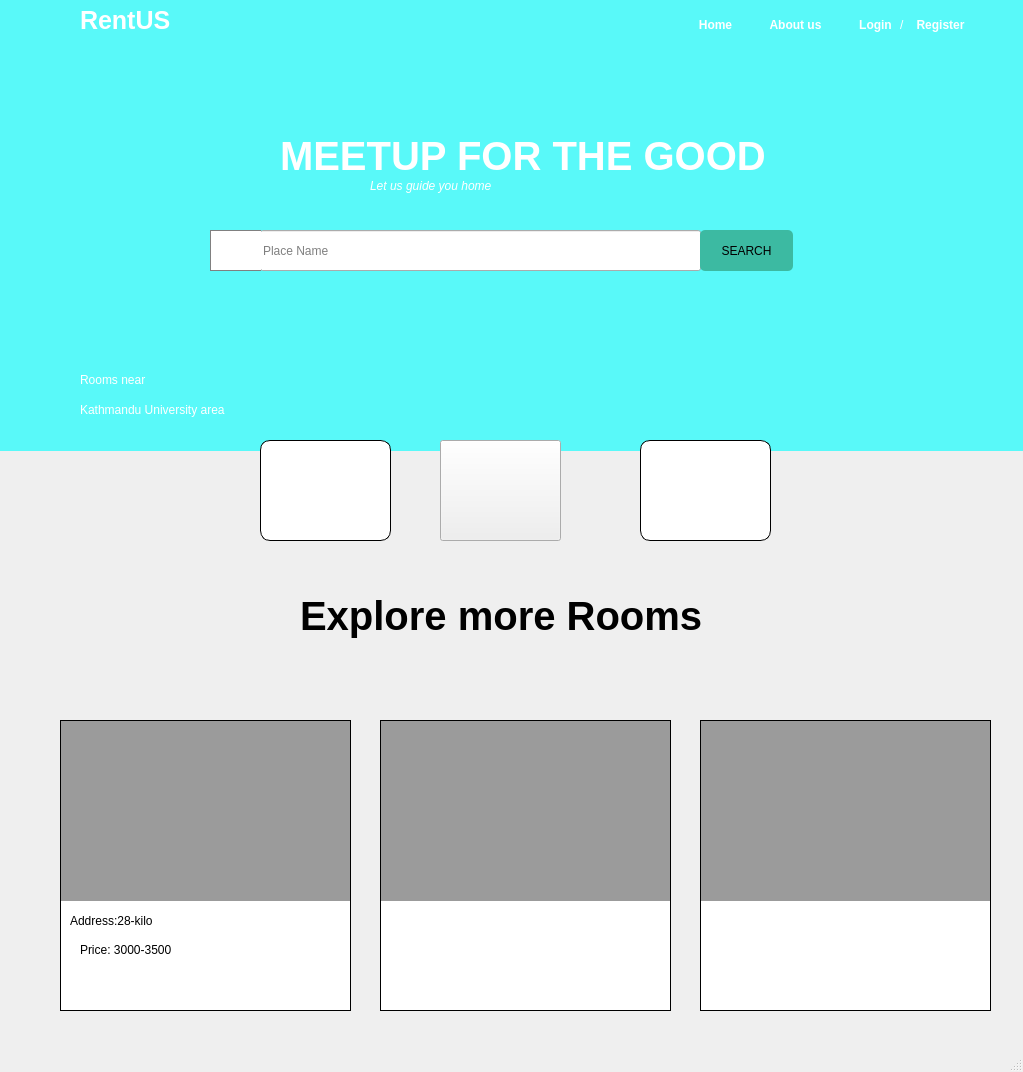
<?xml version="1.0" encoding="UTF-8"?>
<ui version="4.0">
 <class>MainWindow</class>
 <widget class="QMainWindow" name="MainWindow">
  <property name="geometry">
   <rect>
    <x>0</x>
    <y>0</y>
    <width>1023</width>
    <height>1072</height>
   </rect>
  </property>
  <property name="windowTitle">
   <string>MainWindow</string>
  </property>
  <widget class="QWidget" name="centralwidget">
   <widget class="QLabel" name="label">
    <property name="geometry">
     <rect>
      <x>0</x>
      <y>-10</y>
      <width>1021</width>
      <height>461</height>
     </rect>
    </property>
    <property name="styleSheet">
     <string notr="true">border-image: url(:/image/house.jpeg);</string>
    </property>
    <property name="text">
     <string/>
    </property>
   </widget>
   <widget class="QLabel" name="label_2">
    <property name="geometry">
     <rect>
      <x>-8</x>
      <y>0</y>
      <width>1031</width>
      <height>451</height>
     </rect>
    </property>
    <property name="styleSheet">
     <string notr="true">background-color:rgba(0,255,255,160);</string>
    </property>
    <property name="text">
     <string/>
    </property>
   </widget>
   <widget class="QLabel" name="label_3">
    <property name="geometry">
     <rect>
      <x>80</x>
      <y>10</y>
      <width>91</width>
      <height>21</height>
     </rect>
    </property>
    <property name="styleSheet">
     <string notr="true">
font: 9pt ;
color:white;
font:25px;
font:bold;
</string>
    </property>
    <property name="text">
     <string>RentUS</string>
    </property>
   </widget>
   <widget class="QLabel" name="label_5">
    <property name="geometry">
     <rect>
      <x>280</x>
      <y>120</y>
      <width>601</width>
      <height>71</height>
     </rect>
    </property>
    <property name="styleSheet">
     <string notr="true">color:white;
font:40px;
font:bold;
font: &quot;Centaur&quot;;
font:bold;</string>
    </property>
    <property name="text">
     <string>MEETUP FOR THE GOOD</string>
    </property>
   </widget>
   <widget class="QLabel" name="label_6">
    <property name="geometry">
     <rect>
      <x>370</x>
      <y>170</y>
      <width>201</width>
      <height>31</height>
     </rect>
    </property>
    <property name="styleSheet">
     <string notr="true">color:white;

font:italic;
font: 700 italic 10pt &quot;Segoe UI&quot;;
</string>
    </property>
    <property name="text">
     <string>Let us guide you home</string>
    </property>
   </widget>
   <widget class="QLineEdit" name="lineEdit">
    <property name="geometry">
     <rect>
      <x>260</x>
      <y>230</y>
      <width>441</width>
      <height>41</height>
     </rect>
    </property>
    <property name="placeholderText">
     <string>Place Name</string>
    </property>
   </widget>
   <widget class="QPushButton" name="pushButton">
    <property name="geometry">
     <rect>
      <x>700</x>
      <y>230</y>
      <width>93</width>
      <height>41</height>
     </rect>
    </property>
    <property name="styleSheet">
     <string notr="true">QPushButton:pressed {
    background-color: qlineargradient(spread:pad, x1:0, y1:0, x2:0, y2:1,   stop:0 rgba(60, 186, 162, 255), stop:1 rgba(98, 211, 162, 255))
}
QPushButton {
     background-color: #3cbaa2; border: 1px solid black;
border:no;
     border-radius: 5px;
}
QPushButton:hover{
 background-color: qlineargradient(spread:pad, x1:0, y1:0, x2:0, y2:1,   stop:0 rgba(60, 186, 162, 255), stop:1 rgba(98, 211, 170 ,255))

}</string>
    </property>
    <property name="text">
     <string>SEARCH</string>
    </property>
   </widget>
   <widget class="QLabel" name="label_7">
    <property name="geometry">
     <rect>
      <x>210</x>
      <y>230</y>
      <width>51</width>
      <height>41</height>
     </rect>
    </property>
    <property name="styleSheet">
     <string notr="true">background:rgb(255, 255, 255);
border-left:0.5px solid grey;
border-top:0.5px solid grey;
border-bottom:0.6px solid grey;</string>
    </property>
    <property name="text">
     <string/>
    </property>
   </widget>
   <widget class="QLabel" name="label_8">
    <property name="geometry">
     <rect>
      <x>220</x>
      <y>239</y>
      <width>31</width>
      <height>21</height>
     </rect>
    </property>
    <property name="styleSheet">
     <string notr="true">border-image: url(:/image/iconn.png);</string>
    </property>
    <property name="text">
     <string/>
    </property>
   </widget>
   <widget class="QLabel" name="label_9">
    <property name="geometry">
     <rect>
      <x>80</x>
      <y>370</y>
      <width>121</width>
      <height>20</height>
     </rect>
    </property>
    <property name="styleSheet">
     <string notr="true">color:white;
font: 13pt bold &quot;Centaur&quot;;</string>
    </property>
    <property name="text">
     <string>Rooms near</string>
    </property>
   </widget>
   <widget class="QLabel" name="label_10">
    <property name="geometry">
     <rect>
      <x>80</x>
      <y>400</y>
      <width>271</width>
      <height>20</height>
     </rect>
    </property>
    <property name="styleSheet">
     <string notr="true">color:white;
font: 14pt bold &quot;Centaur&quot;;</string>
    </property>
    <property name="text">
     <string>Kathmandu University area</string>
    </property>
   </widget>
   <widget class="QLabel" name="label_13">
    <property name="geometry">
     <rect>
      <x>640</x>
      <y>440</y>
      <width>131</width>
      <height>101</height>
     </rect>
    </property>
    <property name="styleSheet">
     <string notr="true">QLabel{
	border-image: url(:/image/download.jpeg);
background-color:white;
border:1px solid black;
border-radius:10px;
}
QLabel:hover{
 border:2px solid green;}</string>
    </property>
    <property name="text">
     <string/>
    </property>
   </widget>
   <widget class="QPushButton" name="pushButton_2">
    <property name="geometry">
     <rect>
      <x>760</x>
      <y>10</y>
      <width>71</width>
      <height>29</height>
     </rect>
    </property>
    <property name="styleSheet">
     <string notr="true">QPushButton {
color:white;
font:bold;
     background-color: none; border: 1px solid black;
border:no;
     border-radius: 5px;}

QPushButton:hover{
 background-color: qlineargradient(spread:pad, x1:0, y1:0, x2:0, y2:1,   stop:0 rgba(60, 186, 162, 255), stop:1 rgba(98, 211, 170 ,255))}</string>
    </property>
    <property name="text">
     <string>About us</string>
    </property>
   </widget>
   <widget class="QPushButton" name="pushButton_3">
    <property name="geometry">
     <rect>
      <x>850</x>
      <y>10</y>
      <width>51</width>
      <height>29</height>
     </rect>
    </property>
    <property name="styleSheet">
     <string notr="true">QPushButton {
color:white;
font:bold;
     background-color: none; border: 1px solid black;
border:no;
     border-radius: 5px;}

QPushButton:hover{
 background-color: qlineargradient(spread:pad, x1:0, y1:0, x2:0, y2:1,   stop:0 rgba(60, 186, 162, 255), stop:1 rgba(98, 211, 170 ,255))}</string>
    </property>
    <property name="text">
     <string>Login</string>
    </property>
   </widget>
   <widget class="QLabel" name="label_4">
    <property name="geometry">
     <rect>
      <x>900</x>
      <y>9</y>
      <width>16</width>
      <height>31</height>
     </rect>
    </property>
    <property name="styleSheet">
     <string notr="true">color:white;</string>
    </property>
    <property name="text">
     <string>/</string>
    </property>
   </widget>
   <widget class="QPushButton" name="pushButton_4">
    <property name="geometry">
     <rect>
      <x>910</x>
      <y>10</y>
      <width>61</width>
      <height>29</height>
     </rect>
    </property>
    <property name="styleSheet">
     <string notr="true">QPushButton {
color:white;
font:bold;
     background-color: none; border: 1px solid black;
border:no;
     border-radius: 5px;}

QPushButton:hover{
 background-color: qlineargradient(spread:pad, x1:0, y1:0, x2:0, y2:1,   stop:0 rgba(60, 186, 162, 255), stop:1 rgba(98, 211, 170 ,255))}</string>
    </property>
    <property name="text">
     <string>Register</string>
    </property>
   </widget>
   <widget class="QPushButton" name="pushButton_5">
    <property name="geometry">
     <rect>
      <x>690</x>
      <y>10</y>
      <width>51</width>
      <height>29</height>
     </rect>
    </property>
    <property name="styleSheet">
     <string notr="true">QPushButton {
color:white;
font:bold;
     background-color: none; border: 1px solid black;
border:no;
     border-radius: 5px;}

QPushButton:hover{
 background-color: qlineargradient(spread:pad, x1:0, y1:0, x2:0, y2:1,   stop:0 rgba(60, 186, 162, 255), stop:1 rgba(98, 211, 170 ,255))}</string>
    </property>
    <property name="text">
     <string>Home</string>
    </property>
   </widget>
   <widget class="QLabel" name="label_14">
    <property name="geometry">
     <rect>
      <x>300</x>
      <y>580</y>
      <width>511</width>
      <height>71</height>
     </rect>
    </property>
    <property name="styleSheet">
     <string notr="true">font:40px;
font:bold;</string>
    </property>
    <property name="text">
     <string>Explore more Rooms</string>
    </property>
   </widget>
   <widget class="QLabel" name="label_15">
    <property name="geometry">
     <rect>
      <x>60</x>
      <y>720</y>
      <width>291</width>
      <height>291</height>
     </rect>
    </property>
    <property name="styleSheet">
     <string notr="true">QLabel{
background-color:white;
border:1px solid black;
}

QLabel:hover{
 border:2px solid green;
  transform: scale(1.5);
}</string>
    </property>
    <property name="text">
     <string/>
    </property>
   </widget>
   <widget class="QLabel" name="label_16">
    <property name="geometry">
     <rect>
      <x>60</x>
      <y>720</y>
      <width>291</width>
      <height>181</height>
     </rect>
    </property>
    <property name="styleSheet">
     <string notr="true">background-color:rgba(0,0,0,100);
border-image: url(:/image/classic-house-flower-garden-751996.jpg);</string>
    </property>
    <property name="text">
     <string/>
    </property>
   </widget>
   <widget class="QLabel" name="label_17">
    <property name="geometry">
     <rect>
      <x>380</x>
      <y>720</y>
      <width>291</width>
      <height>291</height>
     </rect>
    </property>
    <property name="styleSheet">
     <string notr="true">QLabel{
background-color:white;
border:1px solid black;
}

QLabel:hover{
 border:2px solid green;
  transform: scale(1.5);
}</string>
    </property>
    <property name="text">
     <string/>
    </property>
   </widget>
   <widget class="QLabel" name="label_18">
    <property name="geometry">
     <rect>
      <x>700</x>
      <y>720</y>
      <width>291</width>
      <height>291</height>
     </rect>
    </property>
    <property name="styleSheet">
     <string notr="true">QLabel{
background-color:white;
border:1px solid black;
}

QLabel:hover{
 border:2px solid green;
  transform: scale(1.5);
}</string>
    </property>
    <property name="text">
     <string/>
    </property>
   </widget>
   <widget class="QLabel" name="label_19">
    <property name="geometry">
     <rect>
      <x>380</x>
      <y>720</y>
      <width>291</width>
      <height>181</height>
     </rect>
    </property>
    <property name="styleSheet">
     <string notr="true">background-color:rgba(0,0,0,100);
border-image: url(:/image/download.jpeg);</string>
    </property>
    <property name="text">
     <string/>
    </property>
   </widget>
   <widget class="QLabel" name="label_20">
    <property name="geometry">
     <rect>
      <x>700</x>
      <y>720</y>
      <width>291</width>
      <height>181</height>
     </rect>
    </property>
    <property name="styleSheet">
     <string notr="true">background-color:rgba(0,0,0,100);
border-image: url(:/image/house.jpeg);</string>
    </property>
    <property name="text">
     <string/>
    </property>
   </widget>
   <widget class="QLabel" name="label_21">
    <property name="geometry">
     <rect>
      <x>70</x>
      <y>910</y>
      <width>111</width>
      <height>21</height>
     </rect>
    </property>
    <property name="text">
     <string>Address:28-kilo</string>
    </property>
   </widget>
   <widget class="QLabel" name="label_22">
    <property name="geometry">
     <rect>
      <x>80</x>
      <y>940</y>
      <width>121</width>
      <height>20</height>
     </rect>
    </property>
    <property name="text">
     <string>Price: 3000-3500</string>
    </property>
   </widget>
   <widget class="QPushButton" name="pushButton_6">
    <property name="geometry">
     <rect>
      <x>260</x>
      <y>440</y>
      <width>131</width>
      <height>101</height>
     </rect>
    </property>
    <property name="styleSheet">
     <string notr="true">background-color:white;
border:1px solid black;
border-radius:10px;
border-image: url(:/image/house.jpeg);</string>
    </property>
    <property name="text">
     <string/>
    </property>
   </widget>
   <widget class="QPushButton" name="pushButton_7">
    <property name="geometry">
     <rect>
      <x>440</x>
      <y>440</y>
      <width>121</width>
      <height>101</height>
     </rect>
    </property>
    <property name="styleSheet">
     <string notr="true">border-image: url(:/image/classic-house-flower-garden-751996.jpg);</string>
    </property>
    <property name="text">
     <string/>
    </property>
   </widget>
  </widget>
  <widget class="QMenuBar" name="menubar">
   <property name="geometry">
    <rect>
     <x>0</x>
     <y>0</y>
     <width>1023</width>
     <height>26</height>
    </rect>
   </property>
  </widget>
  <widget class="QStatusBar" name="statusbar"/>
 </widget>
 <resources/>
 <connections/>
</ui>
